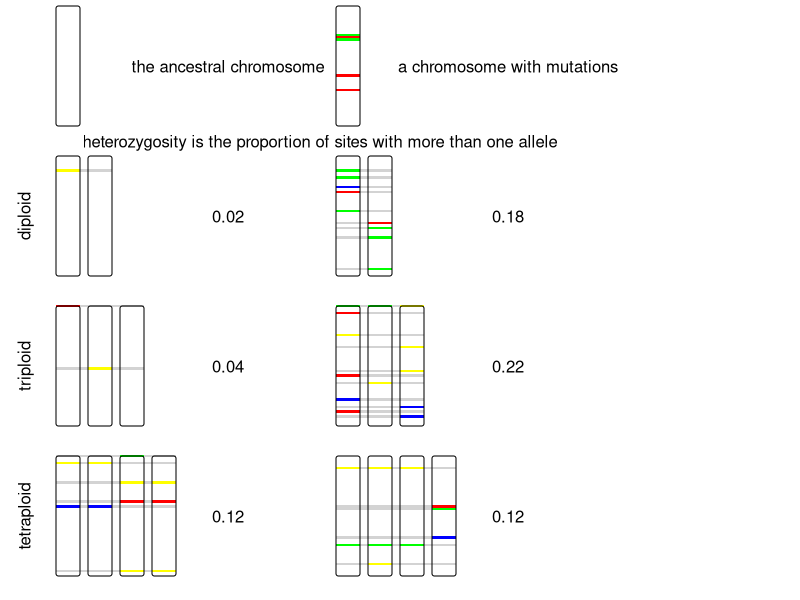

Source code (R):
library('shape')
library('grid')

# empty cavas
emptyplot <- function(){
    plot(NULL, bty = 'n', axes=FALSE, xlim = c(0, 1), ylim = c(0,1), xlab = '', ylab = '')
}

getCenter <- function(x, y, ch){
    y_center <- (y / 4) - ch_height / 2 - 0.01
    x_center <- ((x - 1) / 2) + sm + (p / 30) * ((8 * ch) - 1) - 0.15 * (x - 1)
    c(x_center, y_center)
}

plotMutations <- function(x, y, .mutation_matrix){
    # then draw grey boxes bellow heterozygous positions
    # then draw mutations
    num_of_ch <- ncol(.mutation_matrix)
    heterozygous_loci <- !apply(mutation_matrix, 1, function(x){ all(x == x[1])})

    locus_base <- ((getCenter(x,y,1) + getCenter(x,y,num_of_ch)) / 2) - c(0, (ch_height / 2))


    for(pos in 1:loci){
        if(heterozygous_loci[pos]){
            grid.rect(locus_base[1],
                      locus_base[2] + pos * (ch_height / loci),
                      width = (p/5 * num_of_ch) + (p/15 * (num_of_ch - 1)),
                      height = ch_height / loci,
                      gp=gpar(col=NA, fill="lightgrey"))
        }
    }

    for(.ch in 1:num_of_ch){
        ch_base <- getCenter(x,y,.ch) - c(0, ch_height / 2)
        for(pos in 1:loci){
            .mut = .mutation_matrix[pos,.ch]
            if(.mut != ""){
                grid.rect(ch_base[1],
                          ch_base[2] + pos * (ch_height / loci),
                          width = p / 5,
                          height = ch_height / loci,
                          gp=gpar(col=NA, fill=.mut))
            }
        }
    }

    mean(heterozygous_loci)
}

mut_pal <- c('red', 'green', 'blue', 'yellow')

mutate <- function(locus_vector, f_mut){
    mutations <- rbinom(length(locus_vector), 1, f_mut)
    locus_vector[which(mutations == 1)] <- sample(mut_pal, sum(mutations), replace = T)
    locus_vector
}

sm <- 0.05 # an extra margin on right within a box
p <- 0.15 # proportion of a box
ch_height <- 1/5 # chromosome height
loci <- 50

mut_matrices <- lapply(1:2,function(x){list()})
mut_matrices[[1]][[1]] <- matrix(mutate(rep("", loci), 0), ncol = 1)
mut_matrices[[2]][[1]] <- matrix(mutate(rep("", loci), 0.05), ncol = 1)
mut_matrices[[1]][[2]] <- sapply(rep(0.02, 2), function(x){ mutate(rep("", loci), x)})
mut_matrices[[2]][[2]] <- sapply(rep(0.08, 2), function(x){ mutate(rep("", loci), x)})
mut_matrices[[1]][[3]] <- sapply(rep(0.02, 3), function(x){ mutate(rep("", loci), x)})
mut_matrices[[2]][[3]] <- sapply(rep(0.08, 3), function(x){ mutate(rep("", loci), x)})

A <- mutate(rep("", loci), 0.03)
A1 <- mutate(A, 0.01)
A2 <- mutate(A, 0.01)

B <- mutate(rep("", loci), 0.03)
B1 <- mutate(B, 0.01)
B2 <- mutate(B, 0.01)

mut_matrices[[1]][[4]] <- matrix(c(A1, A2, B1, B2), ncol = 4)

A <- mutate(rep("", loci), 0.03)
A1 <- mutate(A, 0.01)
A2 <- mutate(A, 0.01)
A3 <- mutate(A, 0.01)
B <- mutate(rep("", loci), 0.05)
mut_matrices[[2]][[4]] <- matrix(c(A1, A2, A3, B), ncol = 4)

pdf('figures/box3_scheme.pdf')
emptyplot()

for(x in c(1,2)){
    for(y in c(1,2,3,4)){
        mutation_matrix <- mut_matrices[[x]][[5 - y]]
        heterozygosity <- plotMutations(x, y, mutation_matrix)
        text_pos <- getCenter(x,y,6)
        if( y != 4){
            grid.text(round(heterozygosity, 2), text_pos[1], text_pos[2])
        }
        for(ch in 1:(5-y)){
            ch_center <- getCenter(x,y,ch)
            grid.roundrect(ch_center[1], ch_center[2], width = p/5, height = ch_height, gp=gpar(fill="#00000000"))
        }
    }
}

grid.text("the ancestral chromosome", 0.285, getCenter(1,4,1)[2])
grid.text("a chromosome with mutations", 0.635, getCenter(1,4,1)[2])

grid.text("heterozygosity is the proportion of sites with more than one allele", 0.4, getCenter(1,4,1)[2] - 0.125)

grid.text("tetraploid", 0.03, getCenter(1,1,1)[2], rot = 90)
grid.text("triploid", 0.03, getCenter(1,2,1)[2], rot = 90)
grid.text("diploid", 0.03, getCenter(1,3,1)[2], rot = 90)

dev.off()
